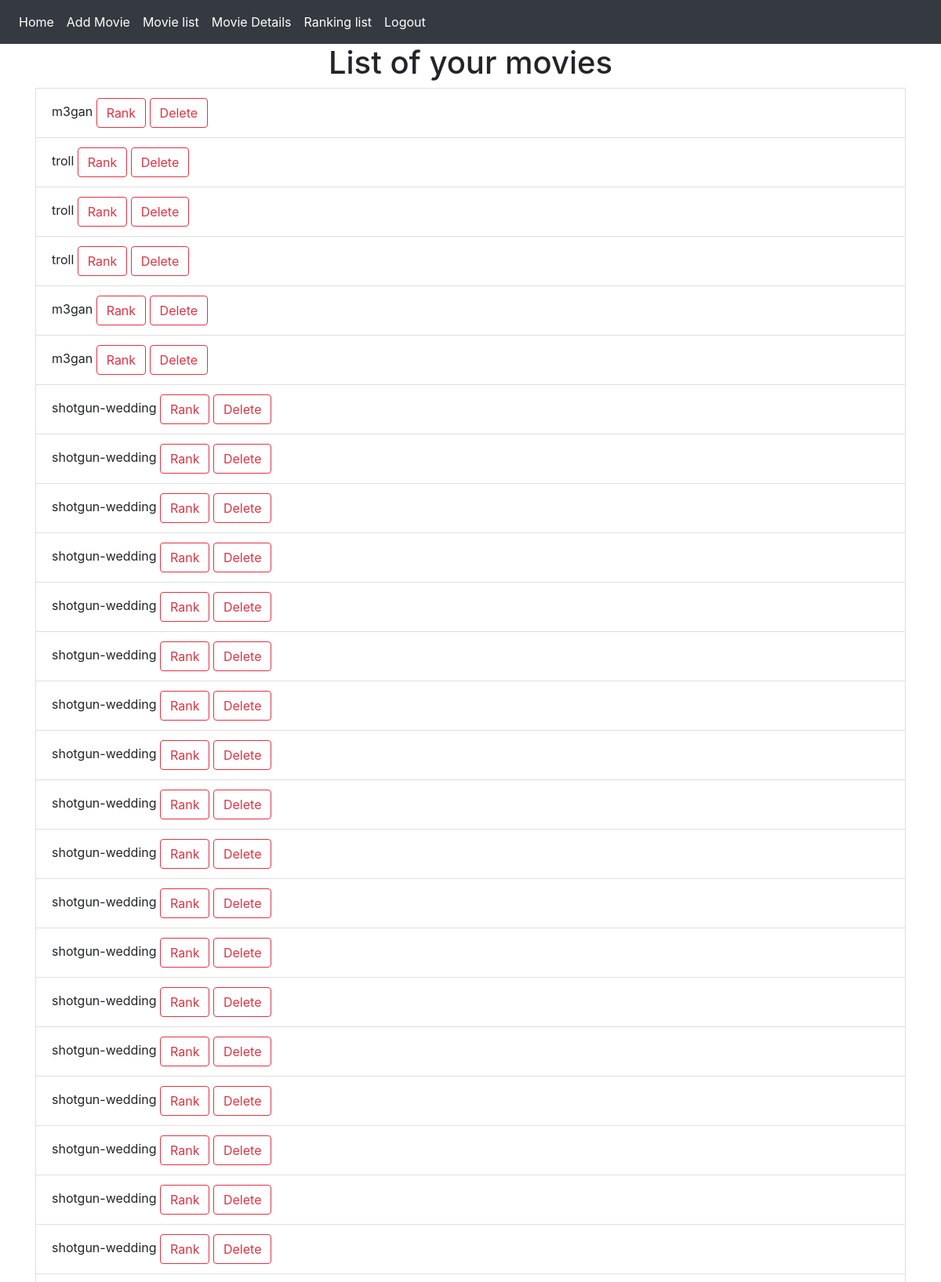
Screenshot of /mov/listofmovies (signed in, upper part) with the database file from the repository.
### app/models.py (models this page shows, shortened)
class Movie(db.Model,UserMixin):
    id = db.Column(db.Integer, primary_key = True)
    movie_name = db.Column(db.String(15), nullable=False)
    user_id = db.Column(db.Integer, db.ForeignKey('user.id'))
    ranks = db.relationship('RankMovie', backref = 'movie')

### app/movie/routes.py (the view)
@mov.route("/listofmovies", methods=["POST","GET"])
@login_required
def listofmovies():
    if request.method == "GET":
        movies = Movie.query.filter(Movie.user_id == current_user.id).all()
    return render_template('movie/listofmovies.html', movies = movies, user = current_user)

### app/models.py (called while the page is built)
@login_manager.user_loader
def load_user(id):
    return User.query.get(int(id))

### app/templates/movie/listofmovies.html (shortened to what this page needs)
{% extends "base.html" %}
{% block content %}
<h1 align="center">List of your movies</h1>
   {% for movie in movies %}
   <li class="list-group-item"> {{ movie.movie_name }}
        <a href = "{{ url_for('mov.rank', name = movie.movie_name) }}" class ="btn btn-outline-danger btn sm"> Rank  </a>
        <a href = "{{ url_for('mov.deletemovie', id = movie.id) }}" class ="btn btn-outline-danger btn sm"> Delete  </a>
   </li>
    {% endfor %}
{% endblock %}

### app/templates/base.html (shortened to what this page needs)
<!DOCTYPE html>
<html>
  <head>
    <link
      rel="stylesheet"
      href="https://stackpath.bootstrapcdn.com/bootstrap/4.4.1/css/bootstrap.min.css"
    />
    <link
      rel="stylesheet"
      href="https://stackpath.bootstrapcdn.com/font-awesome/4.7.0/css/font-awesome.min.css"
    />
  </head>
  <body>
    <nav class="navbar navbar-expand-lg navbar-dark bg-dark">
      <div class="collapse navbar-collapse" id="navbar">
        <div class="navbar-nav">
              {% if user.is_authenticated %}
              <li class="nav-item">
                <a class="nav-link active" aria-current="page" href= "{{ url_for('auth.home') }}">Home</a>
              </li>
              <li class="nav-item">
                <a class="nav-link active" aria-current="page" href= "{{ url_for('mov.addmovie') }}">Add Movie</a>
              </li>
              <li class="nav-item">
                <a class="nav-link active" aria-current="page" href="{{ url_for('mov.listofmovies') }}">Movie list</a>
              </li>
              <li class="nav-item">
                <a class="nav-link active" aria-current="page" href="{{ url_for('mov.movie') }}">Movie Details</a>
              </li>
              <li class="nav-item">
                <a class="nav-link active" aria-current="page" href="{{ url_for('mov.viewrank') }}">Ranking list</a>
              </li>
              <li class="nav-item">
                <a class="nav-link active" aria-current="page" href="{{ url_for('auth.logout') }}">Logout</a>
              </li>
              {% endif %}
          </div>
        </div>
      </nav>
    <div class="container">{% block content %} {% endblock content %}</div>
    </body>
</html>

### rows the page displays
Movie: movie_name "m3gan"
Movie: movie_name "troll"
Movie: movie_name "troll"
Movie: movie_name "troll"
Movie: movie_name "m3gan"
Movie: movie_name "m3gan"
Movie: movie_name "shotgun-wedding"
Movie: movie_name "shotgun-wedding"
Movie: movie_name "shotgun-wedding"
Movie: movie_name "shotgun-wedding"
Movie: movie_name "shotgun-wedding"
Movie: movie_name "shotgun-wedding"
Movie: movie_name "shotgun-wedding"
Movie: movie_name "shotgun-wedding"
Movie: movie_name "shotgun-wedding"
Movie: movie_name "shotgun-wedding"
Movie: movie_name "shotgun-wedding"
Movie: movie_name "shotgun-wedding"
Movie: movie_name "shotgun-wedding"
Movie: movie_name "shotgun-wedding"
Movie: movie_name "shotgun-wedding"
Movie: movie_name "shotgun-wedding"
Movie: movie_name "shotgun-wedding"
Movie: movie_name "shotgun-wedding"
